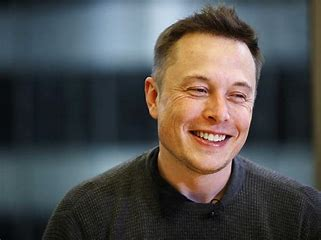
#> input picture Elon.jpeg, 321 x 240 px
$ python cartoon.py
#> lines starting #> are read from the running program, lines starting #| are printed output that depends on the picture; after the words box and inside, x2 and y2 are one past the last pixel; in counts of white or black regions, pixels touching at a corner belong together
import cv2
import numpy as np
import matplotlib.pyplot as plt

# Load Image
def read_file(filename):
#> called with filename = 'Elon.jpeg'
    img = cv2.imread(filename)
#> img is the input picture: shape (240, 321, 3); mean B, G, R 75.8, 77.3, 78.5
    img = cv2.cvtColor(img, cv2.COLOR_BGR2RGB)
    # plt.imshow(img)
    # plt.show()
    return img

# Create edge mask
def edge_mask(img, line_size, blur_value):
#> called with line_size = 3, blur_value = 7
    gray = cv2.cvtColor(img, cv2.COLOR_RGB2GRAY)
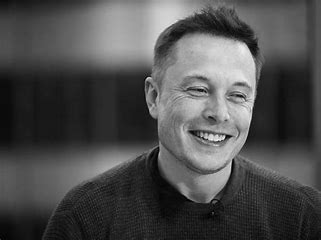
#> gray: shape (240, 321); min 0, max 245, mean 77.5
    gray_blur = cv2.medianBlur(gray, blur_value)
    edges = cv2.adaptiveThreshold(gray_blur, 255, cv2.ADAPTIVE_THRESH_MEAN_C, cv2.THRESH_BINARY, line_size, blur_value)
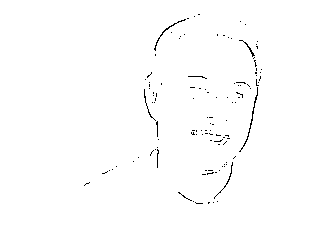
#> edges: shape (240, 321); 99.2% white; black in thin lines or dots, all inside (x1, y1, x2, y2) = (84, 14, 262, 204)
    return edges

# Reduce the colours
def color_quantization(img, k):
#> called with k = 9
    data = np.float32(img).reshape((-1,3))
    criteria = (cv2.TERM_CRITERIA_EPS+cv2.TERM_CRITERIA_MAX_ITER, 20, 0.001)
    ret, label, center = cv2.kmeans(data, k, None, criteria, 10, cv2.KMEANS_RANDOM_CENTERS)
#> ret = 33570477.1; center = [[139.3, 163.6, 181.5], [196.8, 145.6, 110.5], [158.1, 101.4, 57.56], [41.94, 47.11, 49.62], [91.7, 111.3, 123.6], [63.38, 80.54, 90.07], [90.33, 69.57, 47.61], [24.17, 26.82, 27.54], [220.2, 189.4, 182.1]]
    center = np.uint8(center)
#> center = [[139, 163, 181], [196, 145, 110], [158, 101, 57], [41, 47, 49], [91, 111, 123], [63, 80, 90], [90, 69, 47], [24, 26, 27], [220, 189, 182]]
    result = center[label.flatten()]
    result = result.reshape(img.shape)
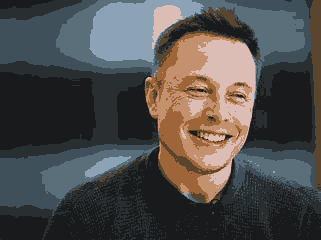
#> result: shape (240, 321, 3); mean R, G, B 78, 76.8, 75.4
    return result

# Combine edge masking and quantising
def cartoon(blurred):
    c= cv2.bitwise_and(blurred, blurred, mask= edges)
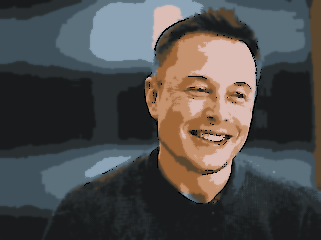
#> c: shape (240, 321, 3); mean R, G, B 77.4, 76.2, 74.8
    plt.imshow(c)
    plt.show()

img = read_file("Elon.jpeg")
line_size, blur_value = 3,7 ## Why only this works??
edges = edge_mask(img, line_size, blur_value)
img = color_quantization(img, 9) # do trial and error to find a good k value

# Reduce Noise
blurred = cv2.bilateralFilter(img, d=5, sigmaColor=100, sigmaSpace=100)

plt.imshow(blurred)
plt.show()

# plt.imshow(img)
# plt.show()
cartoon(blurred)

# plt.imshow(edges, cmap='binary')
# plt.show()


''' for Elon -> just the blurred image is good,
but for Virat -> it doesnt have much difference even when adding outline
LineSize - outline thickness!:)
try out with odd numbers'''
